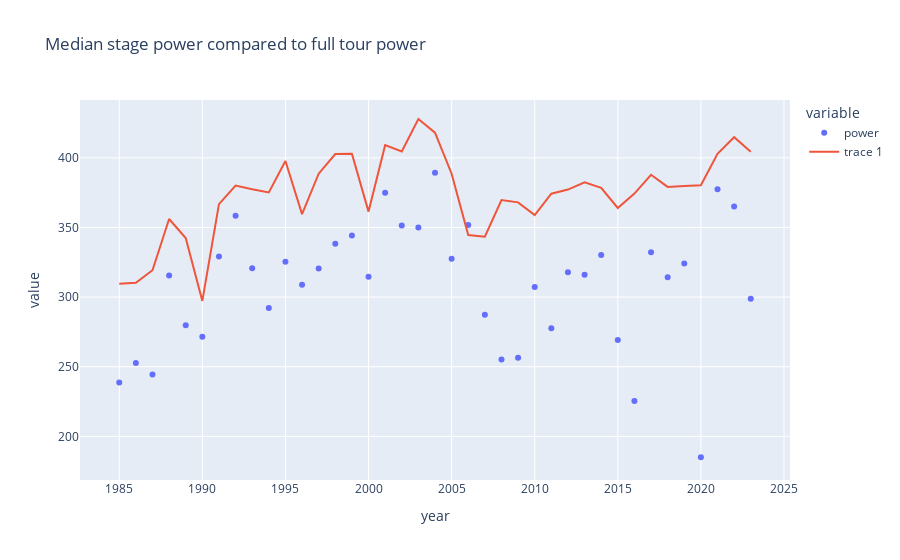

Notebook code for this chart:
### Code cell
fig = px.scatter(df.groupby("year").power.median(), title="Median stage power compared to full tour power")
fig.add_scatter(x=year_power.index, y=year_power.values)
fig.show()

### Figure 1 — Plotly figure (JSON) as saved in the notebook; plotly's stock layout.template omitted (floating-point values rounded to 4 significant figures)
{"data": [{"hovertemplate": "variable=power<br>year=%{x}<br>value=%{y}<extra></extra>", "legendgroup": "power", "marker": {"color": "#636efa", "symbol": "circle"}, "mode": "markers", "name": "power", "orientation": "v", "showlegend": true, "type": "scatter", "x": [1985, 1986, 1987, 1988, 1989, 1990, 1991, 1992, 1993, 1994, 1995, 1996, 1997, 1998, 1999, 2000, 2001, 2002, 2003, 2004, 2005, 2006, 2007, 2008, 2009, 2010, 2011, 2012, 2013, 2014, 2015, 2016, 2017, 2018, 2019, 2020, 2021, 2022, 2023], "xaxis": "x", "y": [238.8, 252.6, 244.4, 315.4, 279.8, 271.6, 329.1, 358.4, 320.8, 292.2, 325.4, 308.9, 320.5, 338.2, 344.3, 314.5, 374.9, 351.4, 350.1, 389.2, 327.5, 351.7, 287.3, 255.1, 256.5, 307.2, 277.7, 317.9, 316.1, 330.2, 269.2, 225.5, 332.1, 314.3, 324.1, 185.0, 377.4, 365.0, 298.8], "yaxis": "y"}, {"type": "scatter", "x": [1985, 1986, 1987, 1988, 1989, 1990, 1991, 1992, 1993, 1994, 1995, 1996, 1997, 1998, 1999, 2000, 2001, 2002, 2003, 2004, 2005, 2006, 2007, 2008, 2009, 2010, 2011, 2012, 2013, 2014, 2015, 2016, 2017, 2018, 2019, 2020, 2021, 2022, 2023], "y": [309.7, 310.3, 319.3, 356.1, 342.5, 297.3, 366.8, 380.1, 377.4, 375.2, 397.7, 359.6, 388.6, 402.7, 402.9, 361.4, 409.1, 404.6, 427.9, 418.1, 388.6, 344.6, 343.4, 369.7, 368.0, 358.9, 374.3, 377.2, 382.5, 378.4, 364.0, 374.3, 387.8, 379.1, 379.7, 380.3, 402.9, 414.8, 404.5]}], "layout": {"legend": {"title": {"text": "variable"}, "tracegroupgap": 0}, "title": {"text": "Median stage power compared to full tour power"}, "xaxis": {"anchor": "y", "domain": [0, 1], "title": {"text": "year"}}, "yaxis": {"anchor": "x", "domain": [0, 1], "title": {"text": "value"}}}}
